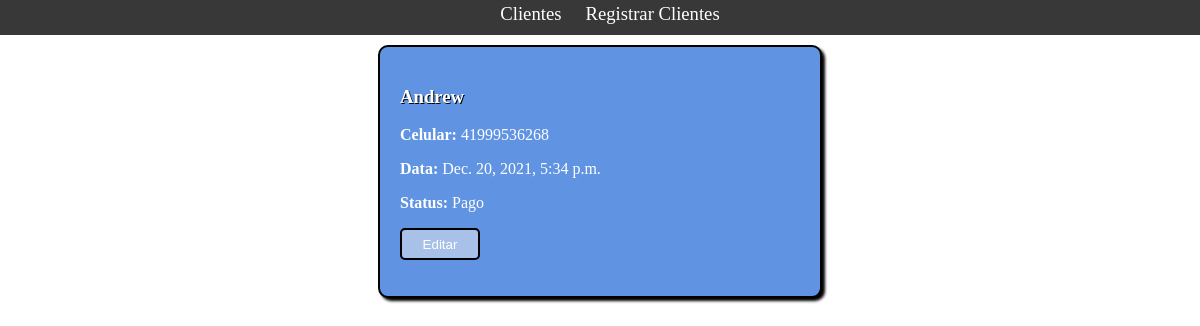
The app's page /cliente/17 with its own data.
### main/models.py (models this page shows, shortened)
class Cliente(models.Model):
    STATUS = [
        ('Pago','Pago'),
        ('Devendo','Devendo'),
    ]
    nome = models.CharField(max_length=50)
    celular = models.CharField(max_length=50)
    data = models.DateTimeField(auto_now_add=True)
    estado = models.CharField(
        max_length=7,
        choices=STATUS,
        )

### main/views.py (the view)
# urls.py: path('cliente/<int:id>',views.ClientesView, name = 'ClientesView'),
def ClientesView(request,id):
    cliente = get_object_or_404(Cliente, pk=id)
    return render(request,'main/cliview.html',{'cliente':cliente})

### main/templates/main/cliview.html (shortened to what this page needs)
{% extends 'base.html' %}
{% block content %}
    <h3>{{cliente.nome}}</h3>
    <div class="cliente-info">
        <span> <b>Celular:</b>  {{cliente.celular}}</span>
        <span> <b>Data:</b> {{cliente.data}}</span>
        <span> <b>Status:</b> {{cliente.estado}}</span>
        <span><a href="/edit/{{cliente.id}}"><button value="Editar" class="botao">Editar</button></a></span>
    </div>
{% endblock %}

### main/static/css/style.css (style rules this page uses)
body { display: flex; justify-content: center; flex-direction: column; padding: 0; margin: 0; }
.cliente-info { display: flex; flex-direction: column; }
.cliente-info span { margin-bottom: 1rem; }
.botao { color: white; background-color: #A7C1E8; border: 2px solid black; border-radius: 5px; width: 5rem; height: 2rem; margin: auto; text-align: center; }
a { color: white; text-decoration: none; font-size: 14pt; }
span { color: white; text-decoration: none; }
h3 { color: white; text-shadow: 1px 1px black; }

### records on screen
Cliente: nome "Andrew", celular "41999536268", data "Dec. 20, 2021, 5:34 p.m.", estado "Pago"
